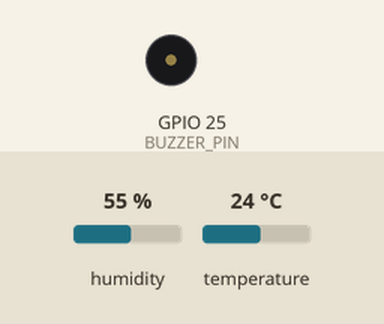
The sketch below on a simulated ESP32. On the bench: buzzer (waves = sounding, pin HIGH). The test bench sets the inputs (shaded band); at power-on: humidity 55 %, temperature 24 °C. WiFi joins after 1.5 s; servers stay silent unless stated; uploads are accepted with an empty reply; what the sketch prints to the serial monitor is not drawn.

Above: at 4.2 s.
4.3 s: humidity set to 68 %
11.6 s: humidity set to 71 %
21.6 s: temperature set to 12 °C
At 25.21 s:
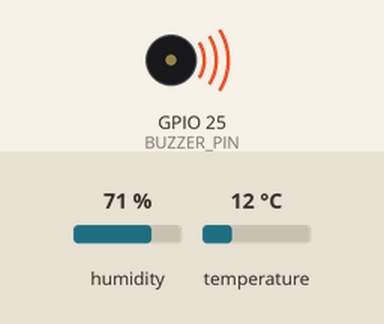
31.5 s: temperature set to 22 °C
41.6 s: temperature set to 25 °C
47.9 s: humidity set to 22 %
At 56.4 s:
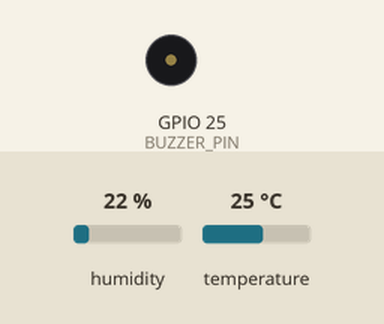
Timing chart, 0 to 57.9 s (numbered marks = the images above; inputs shaded):
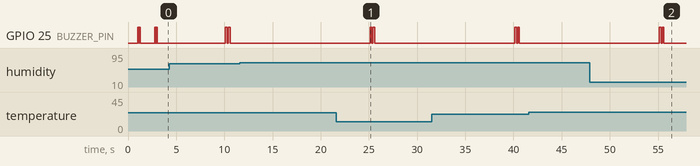

Measured:
- after the input at 11.6 s, every drawn part: stays the same
- after the input at 21.6 s, GPIO 25 (BUZZER_PIN): alternates HIGH for 0.20 s and LOW for 0.10 s, 4 changes in all, then stays LOW, starting after 3.5 s
- after the input at 41.6 s, every drawn part: stays the same
- after the input at 47.9 s, GPIO 25 (BUZZER_PIN): alternates HIGH for 0.20 s and LOW for 0.10 s, 4 changes in all, then stays LOW, starting after 7.2 s

The sketch:

silksphere_esp32_firmware.ino
```cpp
// ====================================================================
// SilkSphere IoT Sensor Node - ESP32 Firmware
// Based on your existing setup with proper thresholds
// ====================================================================
// Hardware: ESP32 + DHT11/DHT22 (GPIO 23) + Buzzer (GPIO 25)
// Sends sensor readings to SilkSphere backend via HTTP POST
// ====================================================================

#include <WiFi.h>
#include <HTTPClient.h>
#include "DHT.h"
#include <ArduinoJson.h>

// ============ WIFI CONFIGURATION ============
const char* ssid = "YOUR_WIFI_SSID";           // Replace with your WiFi name
const char* password = "YOUR_WIFI_PASSWORD";   // Replace with your WiFi password

// ============ BACKEND CONFIGURATION ============
// Replace with your computer's local IP address (find using: ipconfig on Windows)
// Example: "http://192.168.1.100:8000/sensor-data"
const char* serverUrl = "http://YOUR_COMPUTER_IP:8000/sensor-data";

// ============ PIN CONFIGURATION ============
#define DHTPIN 23        // DHT sensor data pin (GPIO 23)
#define DHTTYPE DHT11    // Change to DHT22 if you have DHT22 (more accurate)
#define BUZZER_PIN 25    // Buzzer pin (GPIO 25)

// Note: If you add MH-Z19B CO2 sensor later, connect to:
// - TX to GPIO 16, RX to GPIO 17 (Serial2)

// ============ SENSOR UPDATE INTERVAL ============
#define UPDATE_INTERVAL 5000  // Send data every 5 seconds (5000ms)

// ============ SILKWORM LIFECYCLE THRESHOLDS ============
// Based on SilkSphere Environmental Threshold Table

struct Thresholds {
  float temp_ideal_min;
  float temp_ideal_max;
  float temp_alert_min;
  float temp_alert_max;
  float humidity_ideal_min;
  float humidity_ideal_max;
  float humidity_alert_min;
  float humidity_alert_max;
  int co2_ideal_max;
  int co2_alert_max;
};

// Instar I-III (Young Larvae)
Thresholds instar_young = {26.0, 28.0, 24.0, 30.0, 80.0, 85.0, 70.0, 90.0, 400, 1500};

// Instar IV-V (Late Larvae)
Thresholds instar_late = {22.0, 26.0, 20.0, 28.0, 70.0, 80.0, 55.0, 90.0, 400, 1500};

// Cocoon / Pupal Stage
Thresholds cocoon = {23.0, 25.0, 20.0, 28.0, 65.0, 75.0, 60.0, 85.0, 400, 1500};

// Current stage (change this based on your current lifecycle stage)
Thresholds* currentStage = &instar_young;  // Default to young larvae
String currentStageName = "Instar I-III";

// ============ SENSOR & NETWORKING ============
DHT dht(DHTPIN, DHTTYPE);
HTTPClient http;
unsigned long lastUpdate = 0;
unsigned long lastBuzzerBeep = 0;
bool wifiConnected = false;

// ============ SETUP ============
void setup() {
  Serial.begin(115200);
  delay(1000);

  Serial.println("\n===========================================");
  Serial.println("   SilkSphere IoT Sensor Node v2.0");
  Serial.println("   Environmental Monitoring System");
  Serial.println("===========================================");

  // Initialize DHT sensor
  dht.begin();
  Serial.println("[✓] DHT11/22 sensor initialized");

  // Initialize buzzer
  pinMode(BUZZER_PIN, OUTPUT);
  digitalWrite(BUZZER_PIN, LOW);
  Serial.println("[✓] Buzzer initialized on GPIO 25");

  // Startup beep sequence
  beepStartup();

  // Print current lifecycle stage
  Serial.print("[*] Current Stage: ");
  Serial.println(currentStageName);
  printCurrentThresholds();

  // Connect to WiFi
  Serial.print("\n[*] Connecting to WiFi: ");
  Serial.println(ssid);
  WiFi.begin(ssid, password);

  int attempts = 0;
  while (WiFi.status() != WL_CONNECTED && attempts < 30) {
    delay(500);
    Serial.print(".");
    attempts++;
  }

  if (WiFi.status() == WL_CONNECTED) {
    wifiConnected = true;
    Serial.println("\n[✓] WiFi connected!");
    Serial.print("[*] IP Address: ");
    Serial.println(WiFi.localIP());
    Serial.print("[*] Backend URL: ");
    Serial.println(serverUrl);
    beepSuccess();
  } else {
    wifiConnected = false;
    Serial.println("\n[✗] WiFi connection failed!");
    Serial.println("[*] Will continue with offline logging only");
    beepError();
  }

  Serial.println("\n===========================================");
  Serial.println("Starting sensor readings...\n");
}

// ============ MAIN LOOP ============
void loop() {
  unsigned long currentMillis = millis();

  // Check if it's time to read and send data
  if (currentMillis - lastUpdate >= UPDATE_INTERVAL) {
    lastUpdate = currentMillis;

    // Read sensor data
    float temperature = dht.readTemperature();  // Celsius
    float humidity = dht.readHumidity();        // Percentage

    // Check if readings are valid
    if (isnan(temperature) || isnan(humidity)) {
      Serial.println("[✗] Failed to read from DHT sensor! Check wiring.");
      beepError();
      return;
    }

    // For now, use a placeholder CO2 value (add MH-Z19B sensor later for real values)
    int co2 = 400;  // Default ideal CO2 level

    // Print to Serial Monitor
    printSensorData(temperature, humidity, co2);

    // Check thresholds and trigger alerts
    checkThresholds(temperature, humidity, co2);

    // Send data to backend if WiFi is connected
    if (wifiConnected && WiFi.status() == WL_CONNECTED) {
      sendDataToBackend(temperature, humidity, co2);
    } else {
      Serial.println("[*] Offline mode - data logged locally only");
    }
  }
}

// ============ PRINT SENSOR DATA ============
void printSensorData(float temp, float humidity, int co2) {
  Serial.println("┌──────────────────────────────────────┐");
  Serial.println("│      SENSOR READINGS                 │");
  Serial.println("├──────────────────────────────────────┤");
  Serial.printf("│ Temperature:  %.1f°C                \n", temp);
  Serial.printf("│ Humidity:     %.1f%%                \n", humidity);
  Serial.printf("│ CO2:          %d ppm                 \n", co2);
  Serial.printf("│ Stage:        %s              \n", currentStageName.c_str());
  Serial.println("└──────────────────────────────────────┘");
}

// ============ CHECK THRESHOLDS ============
void checkThresholds(float temp, float humidity, int co2) {
  bool alertTriggered = false;
  String alertMessage = "";

  // Temperature checks
  if (temp < currentStage->temp_alert_min) {
    alertMessage += "[⚠ ALERT] Temperature TOO LOW: " + String(temp, 1) + "°C (Min: " + String(currentStage->temp_alert_min, 1) + "°C)\n";
    alertTriggered = true;
  } else if (temp > currentStage->temp_alert_max) {
    alertMessage += "[⚠ ALERT] Temperature TOO HIGH: " + String(temp, 1) + "°C (Max: " + String(currentStage->temp_alert_max, 1) + "°C)\n";
    alertTriggered = true;
  } else if (temp < currentStage->temp_ideal_min || temp > currentStage->temp_ideal_max) {
    alertMessage += "[⚡ WARNING] Temperature outside ideal range: " + String(temp, 1) + "°C (Ideal: " +
                    String(currentStage->temp_ideal_min, 1) + "-" + String(currentStage->temp_ideal_max, 1) + "°C)\n";
  }

  // Humidity checks
  if (humidity < currentStage->humidity_alert_min) {
    alertMessage += "[⚠ ALERT] Humidity TOO LOW: " + String(humidity, 1) + "% (Min: " + String(currentStage->humidity_alert_min, 1) + "%)\n";
    alertTriggered = true;
  } else if (humidity > currentStage->humidity_alert_max) {
    alertMessage += "[⚠ ALERT] Humidity TOO HIGH: " + String(humidity, 1) + "% (Max: " + String(currentStage->humidity_alert_max, 1) + "%)\n";
    alertTriggered = true;
  } else if (humidity < currentStage->humidity_ideal_min || humidity > currentStage->humidity_ideal_max) {
    alertMessage += "[⚡ WARNING] Humidity outside ideal range: " + String(humidity, 1) + "% (Ideal: " +
                    String(currentStage->humidity_ideal_min, 1) + "-" + String(currentStage->humidity_ideal_max, 1) + "%)\n";
  }

  // CO2 checks (when you add MH-Z19B sensor)
  if (co2 > 20000) {
    alertMessage += "[🚨 CRITICAL] CO2 DANGER LEVEL: " + String(co2) + " ppm (>20,000 ppm causes severe growth retardation!)\n";
    alertTriggered = true;
    beepCritical();
  } else if (co2 > currentStage->co2_alert_max) {
    alertMessage += "[⚠ ALERT] CO2 TOO HIGH: " + String(co2) + " ppm (Max: " + String(currentStage->co2_alert_max) + " ppm)\n";
    alertTriggered = true;
  }

  // Print alerts if any
  if (alertMessage.length() > 0) {
    Serial.println("\n╔════════════════════════════════════════╗");
    Serial.println("║          THRESHOLD ALERTS              ║");
    Serial.println("╠════════════════════════════════════════╣");
    Serial.print(alertMessage);
    Serial.println("╚════════════════════════════════════════╝\n");
  } else {
    Serial.println("[✓] All parameters within IDEAL range\n");
  }

  // Trigger buzzer for alerts (rate-limited to avoid continuous beeping)
  if (alertTriggered && (millis() - lastBuzzerBeep > 10000)) {  // Max once per 10 seconds
    beepAlert();
    lastBuzzerBeep = millis();
  }
}

// ============ SEND DATA TO BACKEND ============
void sendDataToBackend(float temp, float humidity, int co2) {
  http.begin(serverUrl);
  http.addHeader("Content-Type", "application/json");

  // Create JSON payload
  StaticJsonDocument<512> doc;
  doc["temperature"] = round(temp * 10) / 10.0;
  doc["humidity"] = round(humidity * 10) / 10.0;
  doc["co2"] = co2;
  doc["timestamp"] = millis() / 1000;
  doc["node_id"] = "ESP32-SilkSphere";
  doc["lifecycle_stage"] = currentStageName;

  // Add threshold status
  bool temp_ok = (temp >= currentStage->temp_ideal_min && temp <= currentStage->temp_ideal_max);
  bool humidity_ok = (humidity >= currentStage->humidity_ideal_min && humidity <= currentStage->humidity_ideal_max);
  bool co2_ok = (co2 <= currentStage->co2_ideal_max);

  doc["status"]["temperature"] = temp_ok ? "OK" : "ALERT";
  doc["status"]["humidity"] = humidity_ok ? "OK" : "ALERT";
  doc["status"]["co2"] = co2_ok ? "OK" : "ALERT";

  String jsonPayload;
  serializeJson(doc, jsonPayload);

  Serial.println("[*] Sending data to backend...");

  int httpResponseCode = http.POST(jsonPayload);

  if (httpResponseCode > 0) {
    String response = http.getString();
    Serial.printf("[✓] Backend response: %d\n", httpResponseCode);
  } else {
    Serial.printf("[✗] Backend error: %s\n", http.errorToString(httpResponseCode).c_str());
  }

  http.end();
}

// ============ BUZZER FUNCTIONS ============
void beepStartup() {
  digitalWrite(BUZZER_PIN, HIGH);
  delay(100);
  digitalWrite(BUZZER_PIN, LOW);
  delay(50);
  digitalWrite(BUZZER_PIN, HIGH);
  delay(100);
  digitalWrite(BUZZER_PIN, LOW);
}

void beepSuccess() {
  for (int i = 0; i < 3; i++) {
    digitalWrite(BUZZER_PIN, HIGH);
    delay(50);
    digitalWrite(BUZZER_PIN, LOW);
    delay(50);
  }
}

void beepError() {
  digitalWrite(BUZZER_PIN, HIGH);
  delay(500);
  digitalWrite(BUZZER_PIN, LOW);
}

void beepAlert() {
  for (int i = 0; i < 2; i++) {
    digitalWrite(BUZZER_PIN, HIGH);
    delay(200);
    digitalWrite(BUZZER_PIN, LOW);
    delay(100);
  }
}

void beepCritical() {
  for (int i = 0; i < 5; i++) {
    digitalWrite(BUZZER_PIN, HIGH);
    delay(100);
    digitalWrite(BUZZER_PIN, LOW);
    delay(100);
  }
}

// ============ UTILITY FUNCTIONS ============
void printCurrentThresholds() {
  Serial.println("\n--- Current Stage Thresholds ---");
  Serial.printf("Temperature: %.1f-%.1f°C (Alert: <%.1f or >%.1f°C)\n",
                currentStage->temp_ideal_min, currentStage->temp_ideal_max,
                currentStage->temp_alert_min, currentStage->temp_alert_max);
  Serial.printf("Humidity: %.1f-%.1f%% (Alert: <%.1f%% or >%.1f%%)\n",
                currentStage->humidity_ideal_min, currentStage->humidity_ideal_max,
                currentStage->humidity_alert_min, currentStage->humidity_alert_max);
  Serial.printf("CO2: <=%d ppm (Alert: >%d ppm)\n",
                currentStage->co2_ideal_max, currentStage->co2_alert_max);
  Serial.println("--------------------------------\n");
}

// ============ LIFECYCLE STAGE CHANGE (Call this function when stage changes) ============
void changeLifecycleStage(String stageName) {
  if (stageName == "Instar I-III" || stageName == "young") {
    currentStage = &instar_young;
    currentStageName = "Instar I-III";
  } else if (stageName == "Instar IV-V" || stageName == "late") {
    currentStage = &instar_late;
    currentStageName = "Instar IV-V";
  } else if (stageName == "Cocoon" || stageName == "cocoon") {
    currentStage = &cocoon;
    currentStageName = "Cocoon/Pupal";
  }

  Serial.println("\n[*] Lifecycle stage changed to: " + currentStageName);
  printCurrentThresholds();
  beepSuccess();
}

// ============ OPTIONAL: Serial Commands ============
// You can send commands via Serial Monitor to change settings
// Example: Type "stage:late" to switch to Instar IV-V stage
void checkSerialCommands() {
  if (Serial.available() > 0) {
    String command = Serial.readStringUntil('\n');
    command.trim();

    if (command.startsWith("stage:")) {
      String stage = command.substring(6);
      changeLifecycleStage(stage);
    }
  }
}
```
